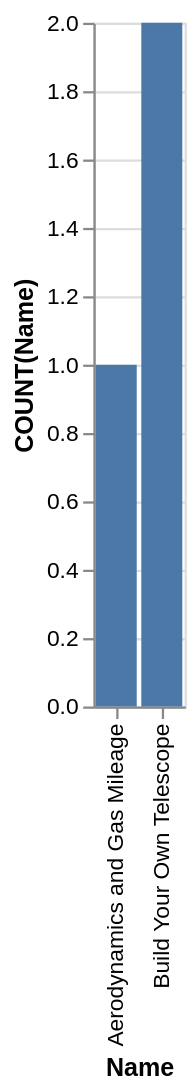

Describe this chart as a Vega-Lite specification.
### Vega-Lite specification from a JSON file in a GitHub repository (floating-point values rounded to 4 significant figures)
{"data": {"values": [{"x_data": "Aerodynamics and Gas Mileage", "y_data": 1}, {"x_data": "Build Your Own Telescope", "y_data": 2}]}, "mark": "bar", "encoding": {"x": {"field": "x_data", "type": "nominal", "title": "Name", "sort": {"op": "sum", "field": "y_data", "order": "ascending"}}, "y": {"field": "y_data", "type": "quantitative", "title": "COUNT(Name)"}}}
